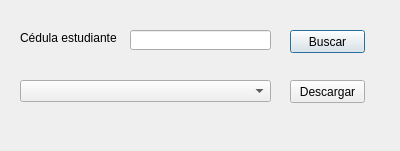
<?xml version="1.0" encoding="UTF-8"?>
<ui version="4.0">
 <class>VistaDescargarCertificado</class>
 <widget class="QDialog" name="VistaDescargarCertificado">
  <property name="geometry">
   <rect>
    <x>0</x>
    <y>0</y>
    <width>400</width>
    <height>151</height>
   </rect>
  </property>
  <property name="windowTitle">
   <string>Descargar Certificado</string>
  </property>
  <widget class="QPushButton" name="btnBuscar">
   <property name="geometry">
    <rect>
     <x>290</x>
     <y>30</y>
     <width>75</width>
     <height>23</height>
    </rect>
   </property>
   <property name="text">
    <string>Buscar</string>
   </property>
  </widget>
  <widget class="QLineEdit" name="txtCedula">
   <property name="geometry">
    <rect>
     <x>130</x>
     <y>30</y>
     <width>141</width>
     <height>20</height>
    </rect>
   </property>
  </widget>
  <widget class="QComboBox" name="comboCursos">
   <property name="geometry">
    <rect>
     <x>20</x>
     <y>80</y>
     <width>251</width>
     <height>22</height>
    </rect>
   </property>
  </widget>
  <widget class="QPushButton" name="btnDescargar">
   <property name="geometry">
    <rect>
     <x>290</x>
     <y>80</y>
     <width>75</width>
     <height>23</height>
    </rect>
   </property>
   <property name="text">
    <string>Descargar</string>
   </property>
  </widget>
  <widget class="QLabel" name="lblCedula">
   <property name="geometry">
    <rect>
     <x>20</x>
     <y>30</y>
     <width>101</width>
     <height>16</height>
    </rect>
   </property>
   <property name="text">
    <string>Cédula estudiante</string>
   </property>
  </widget>
 </widget>
 <resources/>
 <connections/>
</ui>
